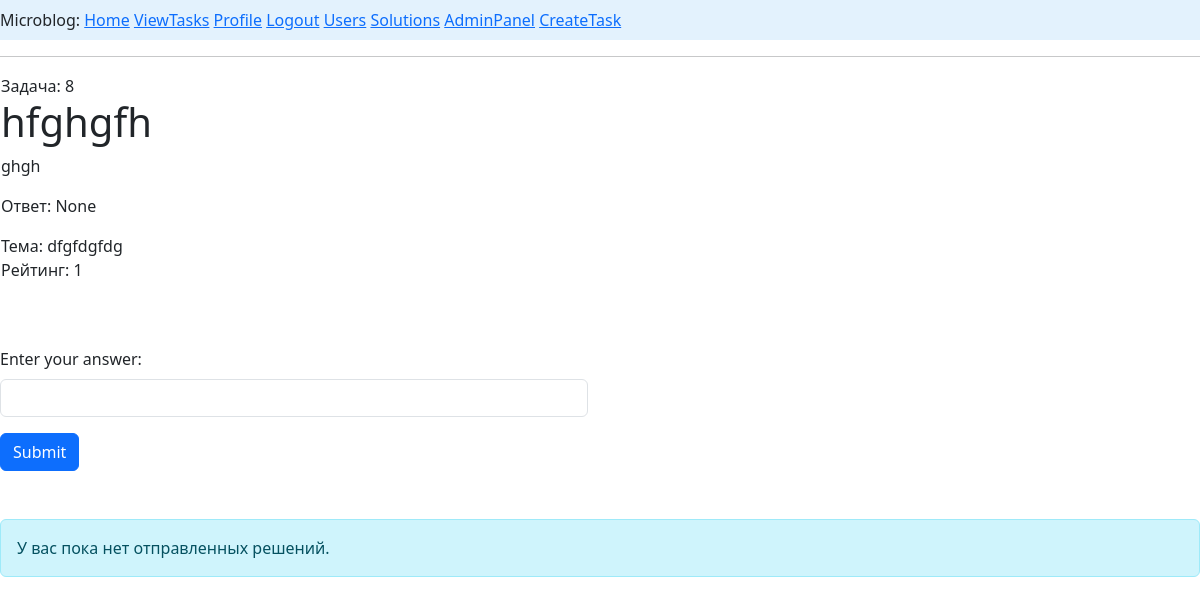
/task/8 (signed in), run on an earlier commit of the app's database.
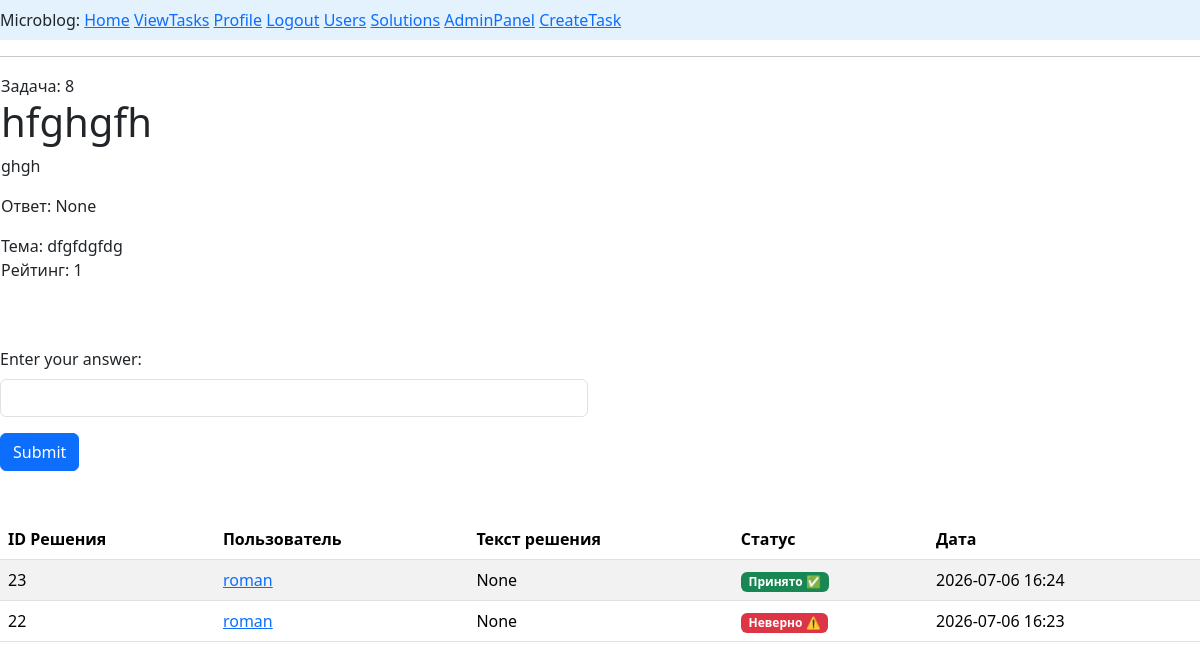
And on a later commit of the database.
### app/models.py (models this page shows, shortened)
class Solve(db.Model):
    __tablename__ ='solves'
    id: so.Mapped[int] = so.mapped_column(primary_key=True,autoincrement=True)
    content: so.Mapped[str] = so.mapped_column(sa.String, nullable = True)
    accept: so.Mapped[bool] = so.mapped_column(sa.Boolean, default = False)
    created_date: so.Mapped[datetime] = so.mapped_column(
        index=True, default=lambda: datetime.now(timezone.utc))
    user_id: so.Mapped[int] = so.mapped_column(sa.ForeignKey(User.id),
                                               nullable=True)
    task_id: so.Mapped[int] = so.mapped_column(sa.ForeignKey(Task.id),
                                               nullable=True)
    solver: so.Mapped['User'] = so.relationship(back_populates='solve_user')
    task: so.Mapped['Task'] = so.relationship(back_populates='solve_task')

class User(UserMixin, db.Model):
    __tablename__ ='users'
    id: so.Mapped[int] = so.mapped_column(primary_key=True)
    username: so.Mapped[str] = so.mapped_column(sa.String(64), index=True,
                                                unique=True)
    email: so.Mapped[str] = so.mapped_column(sa.String(120), index=True,
                                             unique=True)
    password_hash: so.Mapped[Optional[str]] = so.mapped_column(sa.String(256))
    posts: so.WriteOnlyMapped['Post'] = so.relationship(back_populates='author')
    about_me: so.Mapped[Optional[str]] = so.mapped_column(sa.String(140))
    last_seen: so.Mapped[Optional[datetime]] = so.mapped_column(
        default=lambda: datetime.now(timezone.utc))
    role_id: so.Mapped[int] = so.mapped_column(sa.ForeignKey(Role.id),index=True)
    role: so.Mapped['Role'] = so.relationship(back_populates='users')
    task_user: so.Mapped['Task']=so.relationship(back_populates='creator')
    solve_user: so.Mapped[list['Solve']] = so.relationship(back_populates='solver')

### app/routes.py (the view, shortened to what this page needs)
@app.route('/task/<id>', methods=['GET','POST'])
@login_required
def task(id):
    task2 = db.session.get(Task, id)
    if not task2:
        return abort(404)
    form = SubmitForm()
    if is_admin():
        stmt = (
            select(Solve)
            .where(Solve.task_id == id)
            .order_by(Solve.created_date.desc())
            .options(
                selectinload(Solve.solver),  # Подгружаем пользователя (поле solver)
                selectinload(Solve.task)    # Подгружаем задачу (на всякий случай)
            )
        )
    solution = db.session.scalars(stmt).all()
    return render_template('task.html', task=task2,is_admin=is_admin, form=form, solution=solution)

### app/forms.py
class SubmitForm(FlaskForm):
    csrf_token = HiddenField()
    answer = StringField('Enter your answer:', validators=[DataRequired()])
    submit = SubmitField('Submit')

### app/models.py (called while the page is built)
@login.user_loader
def load_user(id):
    return db.session.get(User, int(id))

### app/routes.py (called while the page is built)
@app.before_request
def before_request():
    if current_user.is_authenticated:
        current_user.last_seen = datetime.now(timezone.utc)
        db.session.commit()

def is_admin():
    if not current_user.is_authenticated:
        return False
    if not current_user.role:
        return False
    return current_user.role.rolename == 'admin'

### app/templates/task.html (shortened to what this page needs)
{% extends "base.html" %}
{% block content %}
<table>
        <tr valign="top">
            <td>
                Задача: {{ task.id }}
                <h1>{{task.title}}</h1>
                <p>{{task.content|safe}}</p>
                {% if is_admin()%}<p> Ответ: {{task.answer}}{% endif %}
                <p>Тема: {{task.subject}}<br>
                Рейтинг: {{task.rating}}</p>
            </td>
        </tr>
</table>
<br>
<br>
{% from 'bootstrap5/form.html' import render_form %}
    <div class="row justify-content-left">
        <div class="col-md-6">
            <form action="" method="post">
                {{ render_form(form) }}
            </form>
        </div>
    </div>
<br><br>
{% if solution %}
    <table class="table table-striped table-hover">
        <thead>
            <tr>
                <th>ID Решения</th>
                <th>Пользователь</th>
                <th>Текст решения</th>
                <th>Статус</th>
                <th>Дата</th>
            </tr>
        </thead>
        <tbody>
            {% for sol in solution %}
            <tr>
                <td>{{ sol.id }}</td>
                <td>
                    <a href="{{ url_for('user', username=sol.solver.username) }}">
                        {{ sol.solver.username }}
                    </a>
                </td>
                <td style="max-width: 300px; white-space: nowrap; overflow: hidden; text-overflow: ellipsis;">
                    {{ sol.content[:100] }}{% if sol.content|length > 100 %}...{% endif %}
                </td>
                <td>
                    {% if sol.accept %}
                        <span class="badge bg-success">Принято ✅</span>
                    {% else %}
                        <span class="badge bg-danger">Неверно ⚠️</span>
                    {% endif %}
                </td>
                <td>{{ sol.created_date.strftime('%Y-%m-%d %H:%M') }}</td>
            </tr>
            {% endfor %}
        </tbody>
    </table>
{% else %}
    <div class="alert alert-info" role="alert">
        У вас пока нет отправленных решений.
    </div>
{% endif %}
{% endblock %}

What changed in the data, as far as the page shows it:
added Solve: id "23", solver.username "roman", content "None", accept "Принято ✅", created_date "2026-07-06 16:24"
added Solve: id "22", solver.username "roman", content "None", accept "Неверно ⚠️", created_date "2026-07-06 16:23"
Also different on the page:
text no longer shown: "У вас пока нет отправленных решений."
text now shown: "ID Решения Пользователь Текст решения Статус Дата"
